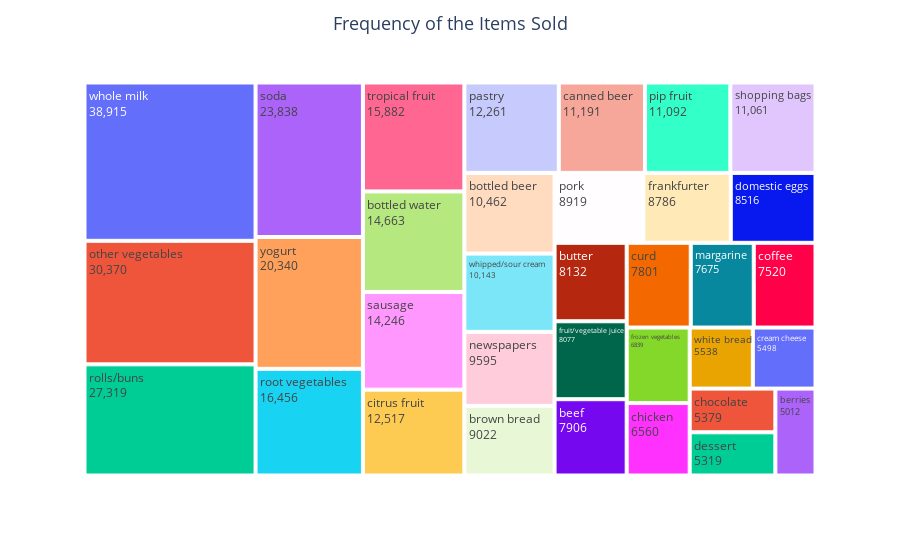

Notebook code cell kept with this figure:
### Code cell
#Frequency_of_items = df.groupby(pd.Grouper(key='itemName')).size().reset_index(name='count')
Frequency_of_items = df.groupby('itemName')['quantity'].sum().reset_index(name='quantitySold')

#Top 20% item sold calculation. Use the Pareto rules
threshold = Frequency_of_items['quantitySold'].quantile(0.80)

# Filter the DataFrame to include only items above this threshold
top_items = Frequency_of_items[Frequency_of_items['quantitySold'] >= threshold]

fig = px.treemap(top_items, path=['itemName'], values='quantitySold')
fig.update_layout(title_text='Frequency of the Items Sold',
                  title_x=0.5, title_font=dict(size=18)
                  )
fig.update_traces(textinfo="label+value")
fig.show()

### Figure 1 — Plotly figure (JSON) as saved in the notebook; plotly's stock layout.template omitted (floating-point values rounded to 4 significant figures)
{"data": [{"branchvalues": "total", "domain": {"x": [0, 1], "y": [0, 1]}, "hovertemplate": "labels=%{label}<br>quantitySold=%{value}<br>parent=%{parent}<br>id=%{id}<extra></extra>", "ids": ["beef", "berries", "bottled beer", "bottled water", "brown bread", "butter", "canned beer", "chicken", "chocolate", "citrus fruit", "coffee", "cream cheese", "curd", "dessert", "domestic eggs", "frankfurter", "frozen vegetables", "fruit/vegetable juice", "margarine", "newspapers", "other vegetables", "pastry", "pip fruit", "pork", "rolls/buns", "root vegetables", "sausage", "shopping bags", "soda", "tropical fruit", "whipped/sour cream", "white bread", "whole milk", "yogurt"], "labels": ["beef", "berries", "bottled beer", "bottled water", "brown bread", "butter", "canned beer", "chicken", "chocolate", "citrus fruit", "coffee", "cream cheese", "curd", "dessert", "domestic eggs", "frankfurter", "frozen vegetables", "fruit/vegetable juice", "margarine", "newspapers", "other vegetables", "pastry", "pip fruit", "pork", "rolls/buns", "root vegetables", "sausage", "shopping bags", "soda", "tropical fruit", "whipped/sour cream", "white bread", "whole milk", "yogurt"], "name": "", "parents": ["", "", "", "", "", "", "", "", "", "", "", "", "", "", "", "", "", "", "", "", "", "", "", "", "", "", "", "", "", "", "", "", "", ""], "textinfo": "label+value", "type": "treemap", "values": [7906, 5012, 10462, 14663, 9022, 8132, 11191, 6560, 5379, 12517, 7520, 5498, 7801, 5319, 8516, 8786, 6839, 8077, 7675, 9595, 30370, 12261, 11092, 8919, 27319, 16456, 14246, 11061, 23838, 15882, 10143, 5538, 38915, 20340]}], "layout": {"legend": {"tracegroupgap": 0}, "margin": {"t": 60}, "title": {"font": {"size": 18}, "text": "Frequency of the Items Sold", "x": 0.5}}}
